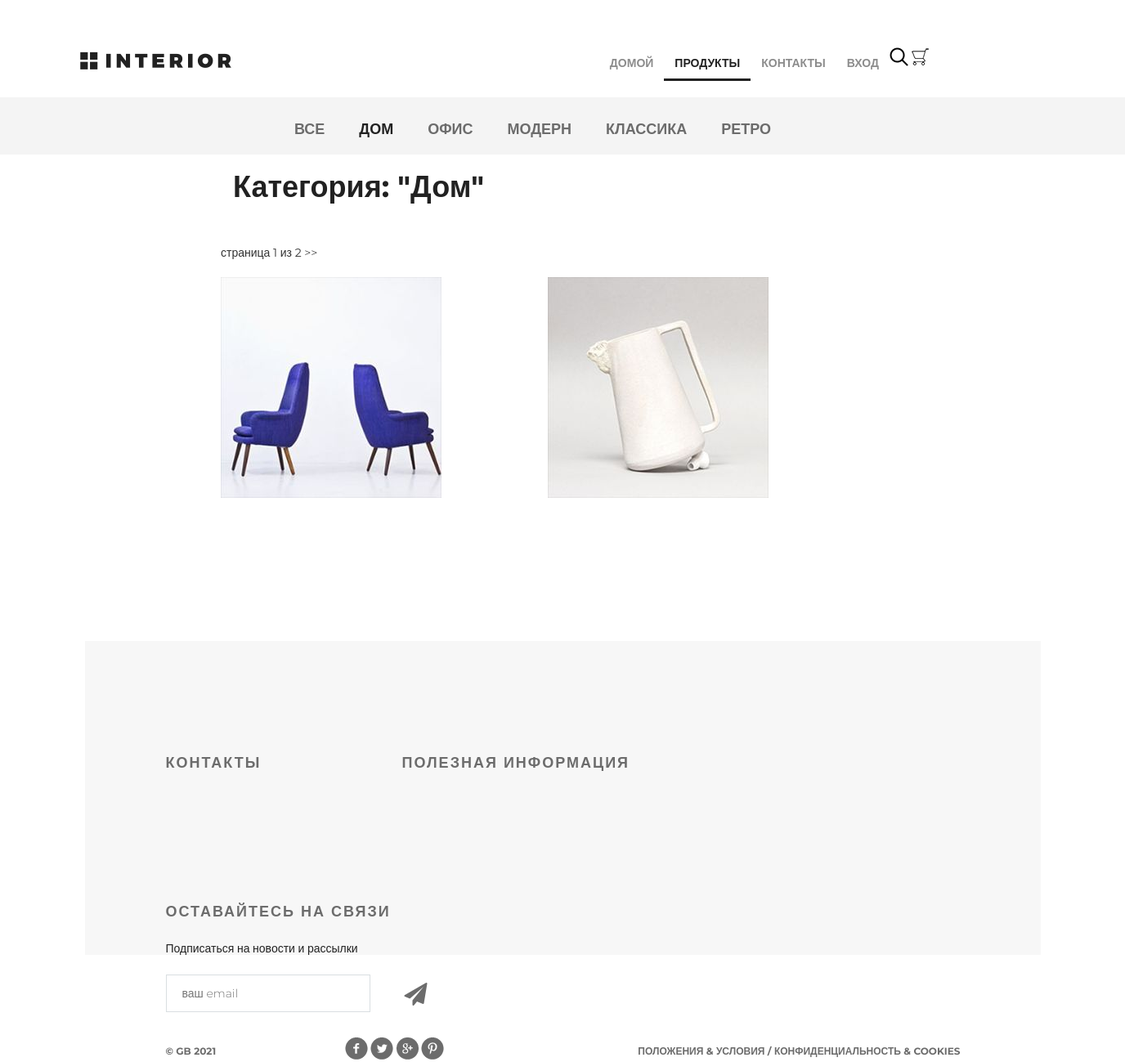
Page /products/category/1/ on the committed database.
### mainapp/models.py (models this page shows, shortened)
class ProductCategory(models.Model):
    name = models.CharField(max_length=64, unique=True, verbose_name='имя')
    description = models.TextField(verbose_name='описание', blank=True)
    is_active = models.BooleanField(db_index=True, verbose_name='активность', default=True)

class Product(models.Model):
    category = models.ForeignKey(ProductCategory, on_delete=models.CASCADE)
    name = models.CharField(max_length=128, verbose_name='имя')
    image = models.ImageField(upload_to='products_images', blank=True)
    short_desc = models.CharField(max_length=64, verbose_name='краткое описание', blank=True)
    description = models.TextField(blank=True, verbose_name='описание')
    price = models.DecimalField(verbose_name='цена', max_digits=8, decimal_places=2, default=0)
    quantity = models.PositiveSmallIntegerField(verbose_name='количество на складе', default=0)
    is_active = models.BooleanField(db_index=True, verbose_name='активность', default=True)

### mainapp/views.py (the view, shortened to what this page needs)
# urls.py: path('products/', include('mainapp.urls', namespace='products')),
def products(request, pk=None):
    title = 'Продукты'
    links_menu = get_links_menu()
    page = request.GET.get('p', 1)
    if pk:
        if pk == 0:
            category = {'pk': 0, 'name': 'все'}
            products = get_products_ordered_by_price()
        else:
            category = get_category(pk=pk)
            products = get_products_in_category_ordered_by_price(pk)
        paginator = Paginator(products, 2)
        try:
            products_paginator = paginator.page(page)
        except PageNotAnInteger:
            products_paginator = paginator.page(1)
        except EmptyPage:
            products_paginator = paginator.page(paginator.num_pages)
        content = {
            'title': title,
            'links_menu': links_menu,
            'category': category,
            'products': products_paginator,
        }
        return render(request, 'mainapp/products_list.html', content)

### mainapp/context_processors.py (called while the page is built)
def basket(request):
    basket_list = []
    if request.user.is_authenticated:
        basket_list = Basket.get_items(request.user)
    return {
        'basket': basket_list
    }

### mainapp/views.py (called while the page is built)
def get_links_menu():
    if settings.LOW_CACHE:
        key = 'links_menu'
        links_menu = cache.get(key)
        if links_menu is None:
            links_menu = ProductCategory.objects.filter(is_active=True).select_related()
            cache.set(key, links_menu)
            return links_menu
    else:
        return ProductCategory.objects.filter(is_active=True).select_related()

def get_category(pk):
    if settings.LOW_CACHE:
        key = f'category_{pk}'
        category = cache.get(key)
        if category is None:
            category = get_object_or_404(ProductCategory, pk=pk)
            cache.set(key, category)
        return category
    else:
        return get_object_or_404(ProductCategory, pk=pk)

def get_products_in_category_ordered_by_price(pk):
    if settings.LOW_CACHE:
        key = f'products_in_category_ordered_by_price_{pk}'
        products = cache.get(key)
        if products is None:
            products = Product.objects.filter(category__pk=pk, is_active=True, category__is_active=True).order_by(
                'price').select_related()
            cache.set(key, products)
        return products
    else:
        return Product.objects.filter(category__pk=pk, is_active=True, category__is_active=True).order_by(
            'price').select_related()

### mainapp/templates/mainapp/products_list.html
{% extends 'mainapp/base.html' %}
{% load static %}
{% block menu %}
    <div class="hero-white">
        <div class="header clearfix">
            {% include 'mainapp/includes/inc_menu.html' %}
        </div>
    </div>
    <div class="links clearfix">
        {% include 'mainapp/includes/inc_categories_menu.html' %}
    </div>
{% endblock %}
{% block content %}
    <div class="details">
        {% include 'mainapp/includes/inc_products_list_content.html' %}
    </div>
    <div class="clr"></div>
{% endblock %}

### mainapp/templates/mainapp/includes/inc_categories_menu.html
<ul class="links-menu">
    <li>
        <a href="{% url 'mainapp:category' 0 %}"
           {% if request.resolver_match.kwargs.pk == 0 %}class="active" {% endif %}>
            все
        </a>
    </li>
    {% for link in links_menu %}
        <li>
            <a href="{% url 'mainapp:category' link.pk %}"
               {% if request.resolver_match.kwargs.pk == link.pk %}class="active" {% endif %}>
                {{ link.name }}
            </a>
        </li>
    {% endfor %}
</ul>

### mainapp/templates/mainapp/includes/inc_products_list_content.html (shortened to what this page needs)
{% load static %}
<div class="products_list">
    <div class="title clearfix">
        <h2>
            Категория: "{{ category.name|title }}"
        </h2>
    </div>
    <div class="pagination">
        <span class="current">
                        страница {{ products.number }} из {{ products.paginator.num_pages }}
                    </span>
        {% if products.has_next %}
            <a href="{% url 'products:category' category.pk %}?p={{ products.next_page_number }}"> >> </a>
        {% endif %}
    </div>
    <div class="category-products clearfix">
        {% for product in products %}
            <div class="block">
                <a href="{% url 'products:product' product.pk %}">
                    <img src="/media/{{ product.image }}" alt="{{ product.short_desc }}">
                </a>
            </div>
        {% endfor %}
    </div>
</div>

### static/css/style.css (style rules this page uses)
* { margin: 0; padding: 0; }
body { font-family: 'Montserrat', sans-serif; }
html, body { height: 100%; }
.products_list { margin-left: 250px; }
.products_list a { color: #555; text-decoration: none; }
.products_list .title { margin: 20px auto; height: 50px; float: none; }
.products_list .title h2 { margin-top: 0; float: left; }
.category-products { margin-bottom: 75px; }
.category-products .block a img { float: left; }
.category-products .block { float: left; margin-right: 30px; display: block; height: 370px; width: 370px; position: relative; }
.clr { height: 384px; }
.clearfix:after { content: ""; display: block; clear: both; }
.title { height: 152px; margin-right: 15px; }
.title h2 { float: left; margin-top: 118px; color: #212121; font-size: 36px; font-weight: 700; text-align: left; margin-left: 15px; }
.hero-white { background-color: #fff; height: 119px; padding-left: 98px; padding-right: 211px; position: relative; }
.links { height: 70px; background-color: #f4f4f4; position: relative; padding-left: 360px; }
.links-menu { margin: 27px auto 0px; position: absolute; }
.links-menu li { float: left; list-style-type: none; padding-right: 42px; }
.links-menu li a { text-decoration: none; color: #6c6c6c; font-size: 18px; font-weight: 700; text-transform: uppercase; }
.links-menu .active { color: #212121; font-size: 18px; font-weight: 700; }

### rows in the picture
ProductCategory: name "ДОМ", name "Дом"
ProductCategory: name "ОФИС"
ProductCategory: name "МОДЕРН"
ProductCategory: name "КЛАССИКА"
ProductCategory: name "РЕТРО"
Product: image (picture)
Product: image (picture)

### other values in the picture
{{ products.number }} "1"
{{ products.paginator.num_pages }} "2"
